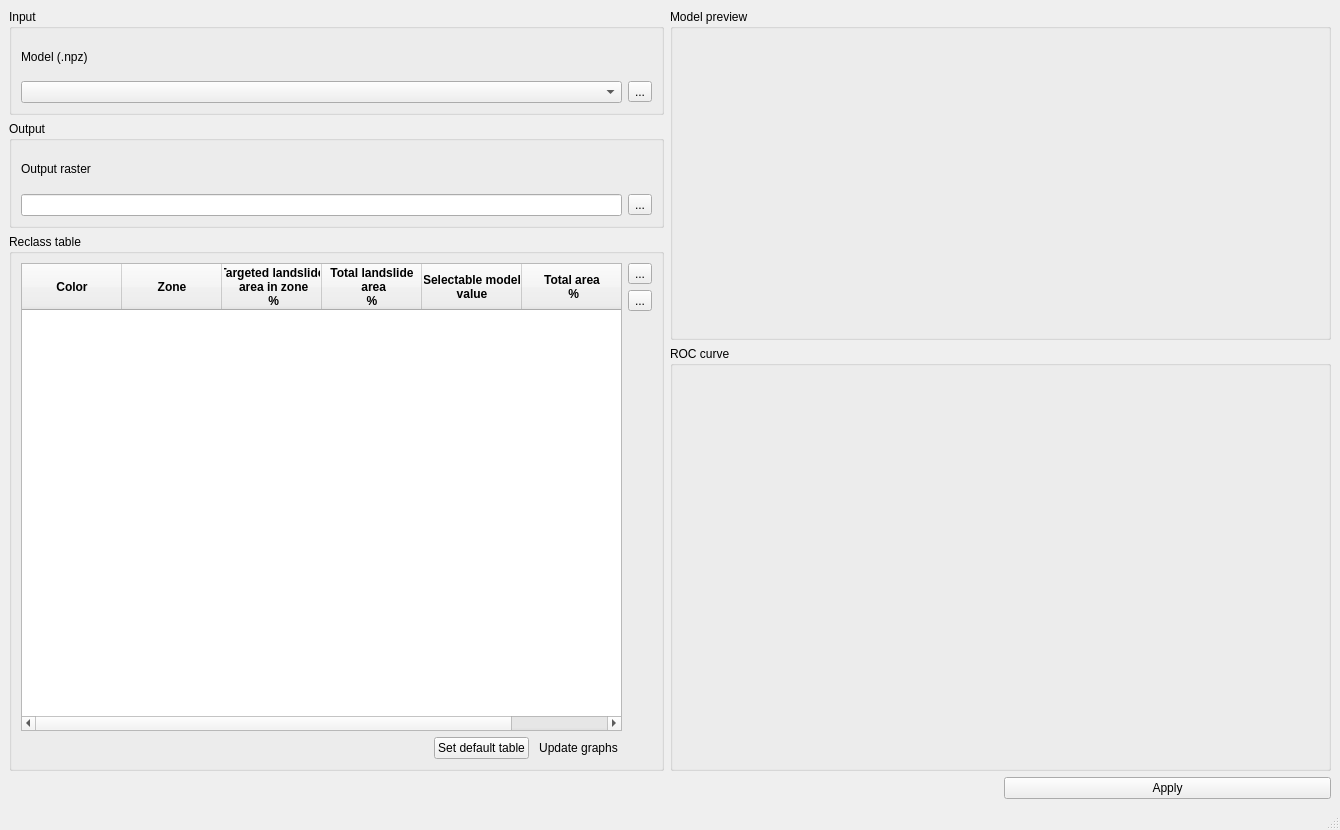
<?xml version="1.0" encoding="UTF-8"?>
<ui version="4.0">
 <class>ZoningGUI</class>
 <widget class="QMainWindow" name="ZoningGUI">
  <property name="geometry">
   <rect>
    <x>0</x>
    <y>0</y>
    <width>1340</width>
    <height>830</height>
   </rect>
  </property>
  <property name="windowTitle">
   <string>Zoning</string>
  </property>
  <widget class="QWidget" name="centralwidget">
   <layout class="QVBoxLayout" name="verticalLayout">
    <item>
     <layout class="QGridLayout" name="gridLayout" rowstretch="1,1,1,4,1" columnstretch="2,1,1">
      <item row="4" column="2">
       <widget class="QPushButton" name="applyPushButton">
        <property name="text">
         <string>Apply</string>
        </property>
       </widget>
      </item>
      <item row="0" column="0">
       <widget class="QGroupBox" name="inputGroupBox">
        <property name="title">
         <string>Input </string>
        </property>
        <layout class="QVBoxLayout" name="verticalLayout_2">
         <item>
          <layout class="QGridLayout" name="inputGroupBoxGridLayout" columnstretch="1,0,0,0">
           <item row="1" column="3">
            <widget class="QToolButton" name="modelToolButton">
             <property name="text">
              <string>...</string>
             </property>
            </widget>
           </item>
           <item row="0" column="0" colspan="2">
            <widget class="QLabel" name="modelLabel">
             <property name="text">
              <string>Model (.npz)</string>
             </property>
            </widget>
           </item>
           <item row="1" column="0" colspan="3">
            <widget class="QComboBox" name="modelComboBox"/>
           </item>
          </layout>
         </item>
        </layout>
       </widget>
      </item>
      <item row="4" column="1">
       <spacer name="horizontalSpacer_3">
        <property name="orientation">
         <enum>Qt::Horizontal</enum>
        </property>
        <property name="sizeHint" stdset="0">
         <size>
          <width>40</width>
          <height>20</height>
         </size>
        </property>
       </spacer>
      </item>
      <item row="1" column="0">
       <widget class="QGroupBox" name="outputGroupBox">
        <property name="title">
         <string>Output </string>
        </property>
        <layout class="QVBoxLayout" name="verticalLayout_3">
         <item>
          <layout class="QGridLayout" name="outputGroupBoxGridLayout">
           <item row="1" column="0">
            <widget class="QLineEdit" name="outputRasterLineEdit"/>
           </item>
           <item row="1" column="1">
            <widget class="QToolButton" name="outputRasterToolButton">
             <property name="text">
              <string>...</string>
             </property>
            </widget>
           </item>
           <item row="0" column="0">
            <widget class="QLabel" name="outputRasterLabel">
             <property name="text">
              <string>Output raster</string>
             </property>
            </widget>
           </item>
          </layout>
         </item>
        </layout>
       </widget>
      </item>
      <item row="3" column="1" colspan="2">
       <widget class="QGroupBox" name="rocCurveGroupBox">
        <property name="title">
         <string>ROC curve</string>
        </property>
        <layout class="QHBoxLayout" name="horizontalLayout_3">
         <item>
          <layout class="QGridLayout" name="rocCurveGroupBoxGridLayout"/>
         </item>
        </layout>
       </widget>
      </item>
      <item row="0" column="1" rowspan="3" colspan="2">
       <widget class="QGroupBox" name="previewGroupBox">
        <property name="title">
         <string>Model preview</string>
        </property>
        <layout class="QHBoxLayout" name="horizontalLayout_2">
         <item>
          <layout class="QGridLayout" name="previewGroupBoxGridLayout"/>
         </item>
        </layout>
       </widget>
      </item>
      <item row="2" column="0" rowspan="2">
       <widget class="QGroupBox" name="groupBox">
        <property name="title">
         <string>Reclass table</string>
        </property>
        <layout class="QHBoxLayout" name="horizontalLayout">
         <item>
          <layout class="QGridLayout" name="reclassTableGroupBoxGridLayout">
           <item row="3" column="1">
            <widget class="QPushButton" name="resetTablePushButton">
             <property name="text">
              <string>Set default table</string>
             </property>
            </widget>
           </item>
           <item row="3" column="2">
            <widget class="QPushButton" name="updatePushButton">
             <property name="enabled">
              <bool>true</bool>
             </property>
             <property name="text">
              <string>Update graphs</string>
             </property>
             <property name="flat">
              <bool>true</bool>
             </property>
            </widget>
           </item>
           <item row="1" column="3">
            <widget class="QToolButton" name="deleteRowToolButton">
             <property name="text">
              <string>...</string>
             </property>
            </widget>
           </item>
           <item row="0" column="3">
            <widget class="QToolButton" name="addRowToolButton">
             <property name="text">
              <string>...</string>
             </property>
            </widget>
           </item>
           <item row="2" column="3">
            <spacer name="verticalSpacer">
             <property name="orientation">
              <enum>Qt::Vertical</enum>
             </property>
             <property name="sizeHint" stdset="0">
              <size>
               <width>20</width>
               <height>40</height>
              </size>
             </property>
            </spacer>
           </item>
           <item row="3" column="0">
            <spacer name="horizontalSpacer">
             <property name="orientation">
              <enum>Qt::Horizontal</enum>
             </property>
             <property name="sizeHint" stdset="0">
              <size>
               <width>30</width>
               <height>20</height>
              </size>
             </property>
            </spacer>
           </item>
           <item row="0" column="0" rowspan="3" colspan="3">
            <widget class="QTableWidget" name="tableWidget">
             <column>
              <property name="text">
               <string>Color</string>
              </property>
              <property name="font">
               <font>
                <weight>75</weight>
                <bold>true</bold>
               </font>
              </property>
              <property name="textAlignment">
               <set>AlignCenter</set>
              </property>
              <property name="background">
               <color>
                <red>255</red>
                <green>255</green>
                <blue>255</blue>
               </color>
              </property>
             </column>
             <column>
              <property name="text">
               <string>Zone</string>
              </property>
              <property name="font">
               <font>
                <weight>75</weight>
                <bold>true</bold>
               </font>
              </property>
              <property name="textAlignment">
               <set>AlignCenter</set>
              </property>
             </column>
             <column>
              <property name="text">
               <string>Targeted landslide 
 area in zone 
 %</string>
              </property>
              <property name="font">
               <font>
                <weight>75</weight>
                <bold>true</bold>
               </font>
              </property>
              <property name="textAlignment">
               <set>AlignCenter</set>
              </property>
             </column>
             <column>
              <property name="text">
               <string>Total landslide 
 area 
%</string>
              </property>
              <property name="font">
               <font>
                <weight>75</weight>
                <bold>true</bold>
               </font>
              </property>
              <property name="textAlignment">
               <set>AlignCenter</set>
              </property>
             </column>
             <column>
              <property name="text">
               <string>Selectable model 
value</string>
              </property>
              <property name="font">
               <font>
                <weight>75</weight>
                <bold>true</bold>
               </font>
              </property>
              <property name="textAlignment">
               <set>AlignCenter</set>
              </property>
             </column>
             <column>
              <property name="text">
               <string>Total area 
 %</string>
              </property>
              <property name="font">
               <font>
                <weight>75</weight>
                <bold>true</bold>
               </font>
              </property>
              <property name="textAlignment">
               <set>AlignCenter</set>
              </property>
             </column>
            </widget>
           </item>
          </layout>
         </item>
        </layout>
       </widget>
      </item>
     </layout>
    </item>
   </layout>
  </widget>
  <widget class="QMenuBar" name="menubar">
   <property name="geometry">
    <rect>
     <x>0</x>
     <y>0</y>
     <width>1340</width>
     <height>18</height>
    </rect>
   </property>
  </widget>
  <widget class="QStatusBar" name="statusbar"/>
 </widget>
 <tabstops>
  <tabstop>modelComboBox</tabstop>
  <tabstop>modelToolButton</tabstop>
  <tabstop>outputRasterLineEdit</tabstop>
  <tabstop>outputRasterToolButton</tabstop>
  <tabstop>tableWidget</tabstop>
  <tabstop>addRowToolButton</tabstop>
  <tabstop>deleteRowToolButton</tabstop>
  <tabstop>resetTablePushButton</tabstop>
  <tabstop>updatePushButton</tabstop>
  <tabstop>applyPushButton</tabstop>
 </tabstops>
 <resources/>
 <connections/>
</ui>
